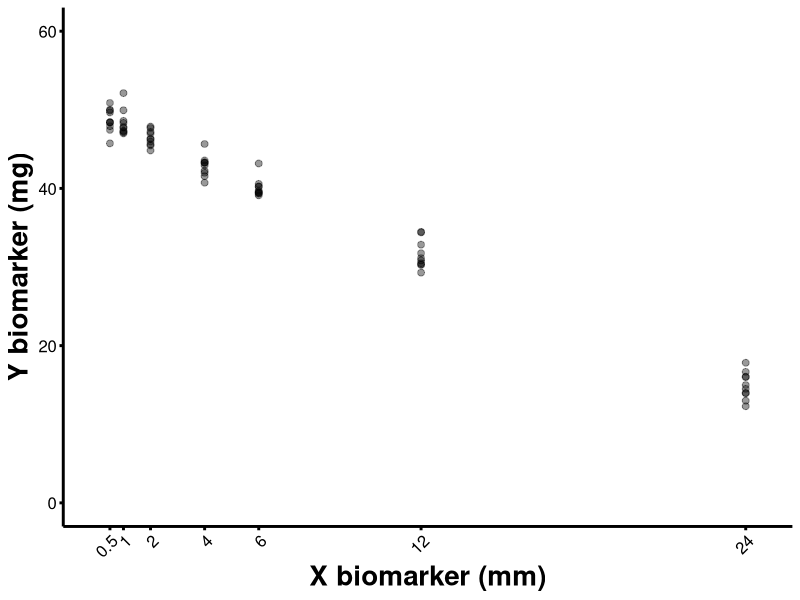
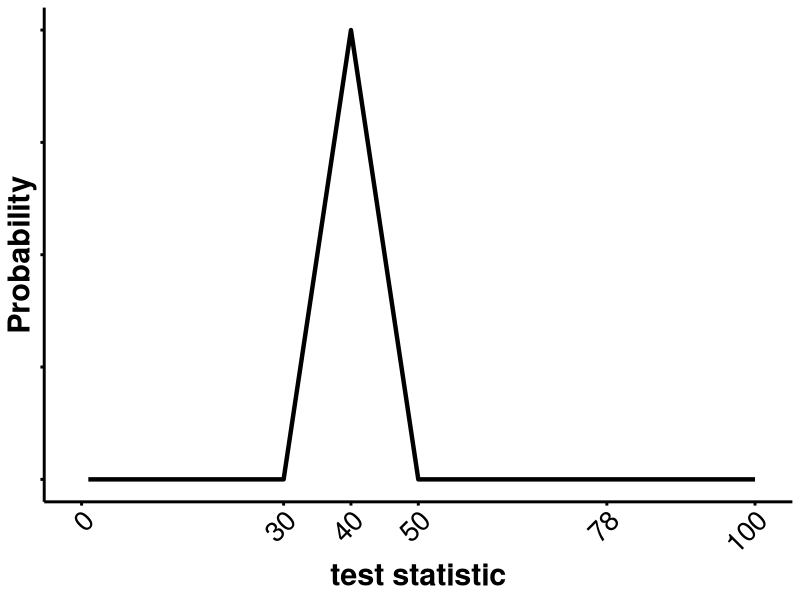
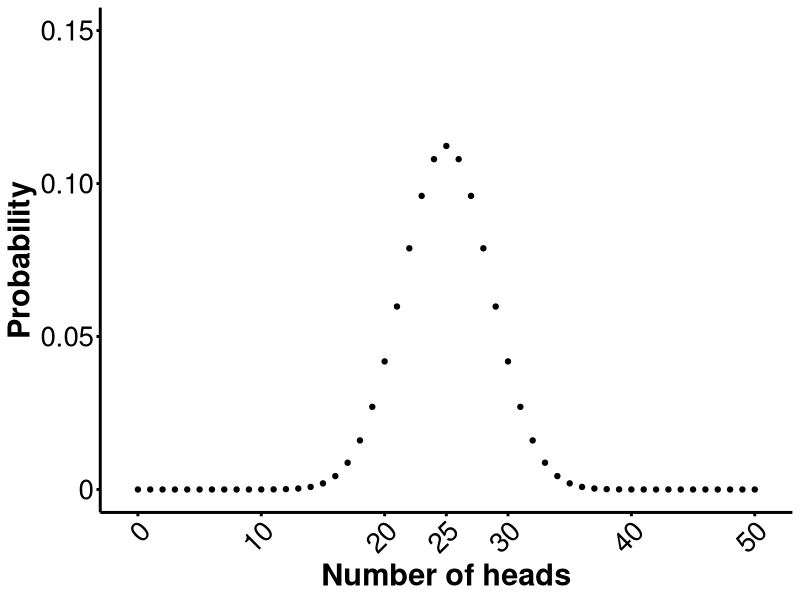

Write the R code that produced these figures, in order.
## ---- chunk 1
library("ggplot2")
### Parameters
itc = 50.0# Intercept
slope = -1.5 # Slope
std <- 1.5 # Standard deviation of random error
### Trials' simulation
set.seed(1234)
nTrials = 1 # Number of simulations
sample = 10 # By time point and experimental group
timePoints = c(0.5,1,2,4,6,12,24) 
trial = matrix(nrow=nTrials*sample*length(timePoints), ncol=4)

nrw = 0
for (nSim in 1:nTrials) {
IDmouse = 0
for (t in timePoints) {
                       for (j in 1:sample) {trial[nrw+1,1] = nSim
                                            trial[nrw+1,2] = t
                                            trial[nrw+1,3] = paste0("ID",IDmouse+1)
                                            trial[nrw+1,4] = itc + slope*t + rnorm(n=1, mean = 0, sd = std)
                                            nrw = nrw+1
                                            IDmouse = IDmouse+1}}}
trial = data.frame(trial)
names(trial) <- c("Trial","time","IDmouse","logCc")
trial$Trial = factor(paste0("Trial",trial$Trial), ordered = FALSE)
trial$time = as.numeric(trial$time)
trial$IDmouse = factor(trial$IDmouse, ordered = FALSE)
trial$logCc = as.numeric(trial$logCc)
rm(nrw,nSim,t,j,IDmouse)

plot = ggplot(data=trial, mapping = aes(x = time,  y=logCc, colour = "black")) +
              geom_point(colour="black", size = 2, show.legend = TRUE, alpha=0.4) +
              scale_x_continuous(limits = c(0, 24.5), breaks = c(0.5,1,2,4,6,12,24), labels = c("0.5","1","2","4","6","12","24")) +
              scale_y_continuous(limits = c(0, 60), breaks = c(0,20,40,60), labels = c("0","20","40","60")) + 
              labs(x = "X biomarker (mm)", y = "Y biomarker (mg)") +
              theme(panel.background = element_rect(fill = "white", colour = "white"),
              axis.line = element_line(linewidth = 1, linetype = "solid", colour = "black"),
              axis.title.x = element_text(size = 20, face = "bold"),
              axis.title.y = element_text(size = 20, face = "bold"),
              axis.text.x = element_text(size = 12, colour = "black", angle = 45, hjust = 1, vjust = 1),
              axis.text.y = element_text(size = 12, colour = "black"),
              axis.ticks.x = element_line(linewidth = 1, linetype = "solid", colour = "black"),
              axis.ticks.y = element_line(linewidth = 1, linetype = "solid", colour = "black"),
              axis.minor.ticks.length = rel(1),
              panel.grid.major = element_blank(),
              panel.grid.minor = element_blank(),
              legend.position = "none")
plot
## ---- chunk 2
library("ggplot2")
dSet = matrix(nrow=100,ncol=2)
for (i in 0:100) {dSet[i,1] = i
                  dSet[i,2] = 0
                  if (i >= 30 & i <= 40) {dSet[i,2] = 10*i - 300}
                  if (i >  40 & i <= 50) {dSet[i,2] = -10*i + 500}
                  }
dSet <- data.frame(dSet)
names(dSet) <- c("X","Y")
plot = ggplot(data=dSet, mapping = aes(x = X,  y=Y, colour = "black")) +
       geom_line(colour="black", size = 1.5, show.legend = TRUE) +
       scale_x_continuous(limits = c(-0.5, 100.5), breaks = c(0,30,40,50,78,100), labels = c("0","30","40","50","78","100")) +
       scale_y_continuous(limits = c(0, 100)) + 
       labs(x = "test statistic", y = "Probability") +
       theme(panel.background = element_rect(fill = "white", colour = "white"),
             axis.line = element_line(linewidth = 1, linetype = "solid", colour = "black"),
             axis.title.x = element_text(size = 22, face = "bold"),
             axis.title.y = element_text(size = 22, face = "bold"),
             axis.text.x = element_text(size = 20, colour = "black", angle = 45, hjust = 1, vjust = 1),
             axis.text.y = element_blank(),
             axis.ticks.x = element_line(linewidth = 1, linetype = "solid", colour = "black"),
             axis.ticks.y = element_line(linewidth = 1, linetype = "solid", colour = "black"),
             axis.minor.ticks.length = rel(1),
             panel.grid.major = element_blank(),
             panel.grid.minor = element_blank(),
             legend.position = "none")
plot
## ---- chunk 3
library("ggplot2")
dSet = matrix(nrow=51,ncol=2)
for (i in 1:51) {dSet[i,1] = i-1
                 dSet[i,2] = dbinom(i-1, size=50, prob=.5)}
dSet <- data.frame(dSet)
names(dSet) <- c("X","Y")
plot = ggplot(data=dSet, mapping = aes(x = X,  y=Y, colour = "black")) +
              geom_point(colour="black", size = 1.5, show.legend = TRUE) +
              scale_x_continuous(limits = c(-0.5, 50.5), breaks = c(0,10,20,25,30,40,50), labels = c("0","10","20","25","30","40","50")) + 
              scale_y_continuous(limits = c(0, 0.15), breaks = c(0,0.05,0.10,0.15), labels = c("0","0.05","0.10","0.15")) + 
              labs(x = "Number of heads", y = "Probability") +
              theme(panel.background = element_rect(fill = "white", colour = "white"),
              axis.line = element_line(linewidth = 1, linetype = "solid", colour = "black"),
              axis.title.x = element_text(size = 22, face = "bold"),
              axis.title.y = element_text(size = 22, face = "bold"),
              axis.text.x = element_text(size = 20, colour = "black", angle = 45, hjust = 1, vjust = 1),
              axis.text.y =  element_text(size = 20, colour = "black", angle = 0, hjust = 1, vjust = 0.5),
              axis.ticks.x = element_line(linewidth = 1, linetype = "solid", colour = "black"),
              axis.ticks.y = element_line(linewidth = 1, linetype = "solid", colour = "black"),
              axis.minor.ticks.length = rel(1),
              panel.grid.major = element_blank(),
              panel.grid.minor = element_blank(),
              legend.position = "none")
plot
